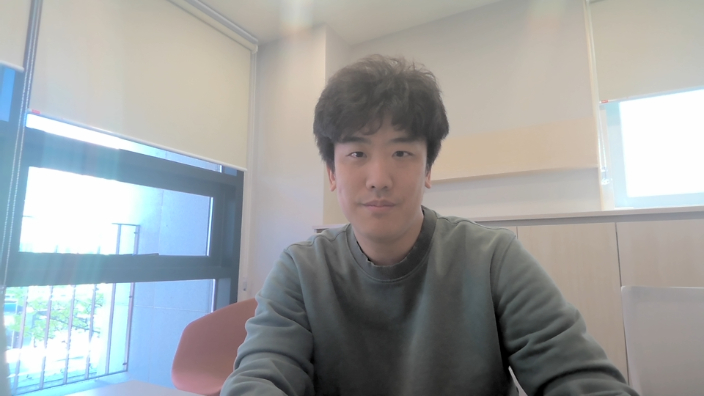
#> input picture registered_face.jpg, 704 x 396 px
$ python -i deepface_auth.py   (imports and definitions only)
#> lines starting #> are read from the running program, lines starting #| are printed output that depends on the picture
"""
Face verification module.

Policy:
- Retry in face flow for user/input issues (no face, photo/screen spoof suspicion, mismatch).
- Fallback to voice auth only for system-level failures.
"""
from __future__ import annotations

import io
import inspect
import logging
import os
import tempfile
import time
from pathlib import Path
from typing import Any

# DeepFace/TensorFlow compatibility guards
# [3 lines not run here, left out]

logger = logging.getLogger(__name__)

REGISTERED_FACE_PATH = str((Path(__file__).resolve().parent.parent / "registered_face.jpg"))
_prewarmed_models: set[str] = set()


def _face_model_name() -> str:
    return os.getenv("DEEPFACE_MODEL_NAME", "ArcFace")


def _face_fallback_model_name() -> str:
    return os.getenv("DEEPFACE_MODEL_FALLBACK", "VGG-Face")


def _face_detector_backend() -> str:
    return os.getenv("DEEPFACE_DETECTOR_BACKEND", "opencv")


def _face_detector_backends() -> list[str]:
    raw = os.getenv("DEEPFACE_DETECTOR_BACKENDS", "").strip()
    if raw:
        candidates = [x.strip() for x in raw.split(",") if x.strip()]
    else:
        # Multi-backend fallback improves detection stability on mobile/low light.
        preferred = _face_detector_backend().strip() or "opencv"
        candidates = [preferred, "retinaface", "mediapipe", "ssd"]

    # Always include legacy single backend var as fallback to keep compatibility.
    legacy = _face_detector_backend().strip()
    if legacy:
        candidates.append(legacy)

    deduped: list[str] = []
    seen: set[str] = set()
    for backend in candidates:
        key = backend.lower()
        if key in seen:
            continue
        seen.add(key)
        deduped.append(backend)
    return deduped or ["opencv"]


def _face_distance_metric() -> str:
    return os.getenv("DEEPFACE_DISTANCE_METRIC", "cosine")


DEFAULT_DISTANCE_THRESHOLDS: dict[tuple[str, str], float] = {
    ("vgg-face", "cosine"): 0.68,
    ("vgg-face", "euclidean"): 1.17,
    ("vgg-face", "euclidean_l2"): 1.17,
    ("facenet", "cosine"): 0.40,
    ("facenet", "euclidean"): 10.0,
    ("facenet", "euclidean_l2"): 0.80,
    ("arcface", "cosine"): 0.68,
    ("arcface", "euclidean"): 4.15,
    ("arcface", "euclidean_l2"): 1.13,
}

DEFAULT_HARD_MAX_THRESHOLDS: dict[tuple[str, str], float] = {
    # Conservative strict caps.
    ("vgg-face", "cosine"): 0.56,
    ("vgg-face", "euclidean_l2"): 0.86,
    ("arcface", "cosine"): 0.52,
    ("arcface", "euclidean_l2"): 0.92,
    ("facenet", "cosine"): 0.35,
}

SECONDARY_METRIC_BY_PRIMARY = {
    "cosine": "euclidean_l2",
    "euclidean_l2": "cosine",
    "euclidean": "cosine",
}


def _env_float(name: str, default: float) -> float:
    raw = os.getenv(name)
    if raw is None:
        return default
    try:
        return float(raw)
    except ValueError:
        logger.warning("Invalid float env %s=%s, use default %.4f", name, raw, default)
        return default


def _env_int(name: str, default: int) -> int:
    raw = os.getenv(name)
    if raw is None:
        return default
    try:
        return int(raw)
    except ValueError:
        logger.warning("Invalid int env %s=%s, use default %d", name, raw, default)
        return default


def _normalize_image_bytes_for_face(image_bytes: bytes) -> bytes:
    """
    Normalize camera captures for robust face detection:
    - EXIF orientation fix
    - RGB conversion
    - max-side resize
    - optional low-light brighten
    """
    try:
        from PIL import Image, ImageEnhance, ImageOps, ImageStat
    except Exception:
        return image_bytes

    try:
        with Image.open(io.BytesIO(image_bytes)) as img:
            img = ImageOps.exif_transpose(img)
            if img.mode != "RGB":
                img = img.convert("RGB")

            max_side = max(320, _env_int("DEEPFACE_MAX_SIDE", 1280))
            w, h = img.size
            current_max = max(w, h)
            if current_max > max_side:
                ratio = max_side / float(current_max)
                img = img.resize((int(w * ratio), int(h * ratio)), Image.Resampling.LANCZOS)

            if _env_bool("DEEPFACE_AUTO_BRIGHTEN", True):
                gray_mean = float(ImageStat.Stat(img.convert("L")).mean[0])
                target = _env_float("DEEPFACE_BRIGHTEN_TARGET", 95.0)
                if gray_mean < target:
                    factor = min(1.8, max(1.0, target / max(gray_mean, 1.0)))
                    img = ImageEnhance.Brightness(img).enhance(factor)
                    img = ImageEnhance.Contrast(img).enhance(1.05)

            out = io.BytesIO()
            quality = max(70, min(95, _env_int("DEEPFACE_JPEG_QUALITY", 90)))
            img.save(out, format="JPEG", quality=quality, optimize=True)
            return out.getvalue()
    except Exception as e:
        logger.info("Face image normalization skipped: %s", e)
        return image_bytes


# [34 lines left out: function _resolve_strict_threshold, not called in this run]


def _env_bool(name: str, default: bool) -> bool:
    raw = os.getenv(name)
    if raw is None:
        return default
    return raw.strip().lower() in {"1", "true", "yes", "on", "y"}


def _secondary_metric(primary_metric: str) -> str:
    return SECONDARY_METRIC_BY_PRIMARY.get(primary_metric.lower(), "cosine")


def _get_deepface():
    try:
        from deepface import DeepFace

        return DeepFace
    except Exception as e:
        logger.error("DeepFace import failed: %s", e)
        return None


def _elapsed_ms(start: float) -> int:
    return int((time.time() - start) * 1000)


# [20 lines left out: functions _retry_result, _fallback_result, not called in this run]


def _extract_faces_with_optional_antispoof(DeepFace: Any, img_path: str) -> tuple[bool, str, bool]:
    """
    Returns:
      (ok, reason, retryable)
      - retryable=True: stay in face flow and ask user to retry capture.
      - retryable=False: system issue, allow voice fallback.
    """
    try:
        sig = inspect.signature(DeepFace.extract_faces)
        supports_antispoof = "anti_spoofing" in sig.parameters
    except Exception:
        supports_antispoof = False
    liveness_soft_bypass = _env_bool("DEEPFACE_LIVENESS_SOFT_BYPASS", True)
    detector_backends = _face_detector_backends()
    saw_detection_miss = False
    hard_errors: list[str] = []

    for detector_backend in detector_backends:
        kwargs = {
            "img_path": img_path,
            "enforce_detection": True,
            "detector_backend": detector_backend,
            "align": True,
        }
        if supports_antispoof:
            kwargs["anti_spoofing"] = True

        try:
            faces = DeepFace.extract_faces(**kwargs)
        except Exception as e:
            msg = str(e).lower()
            if "face could not be detected" in msg or "no face" in msg:
                saw_detection_miss = True
                logger.info("extract_faces miss (%s): %s", detector_backend, e)
                continue
            hard_errors.append(f"{detector_backend}: {e}")
            logger.warning("extract_faces failed (%s): %s", detector_backend, e)
            continue

        if not faces:
            saw_detection_miss = True
            logger.info("extract_faces empty (%s)", detector_backend)
            continue

        face = faces[0] if isinstance(faces, list) else {}
        is_real = face.get("is_real")
        antispoof_score = face.get("antispoof_score", face.get("anti_spoof_score"))

        if is_real is False:
            if liveness_soft_bypass:
                # Anti-spoof can produce false negatives on glasses reflection.
                # Re-check without anti-spoof and continue only when a valid face is detected.
                try:
                    bypass_faces = DeepFace.extract_faces(
                        img_path=img_path,
                        enforce_detection=True,
                        detector_backend=detector_backend,
                        align=True,
                    )
                    if bypass_faces:
                        logger.warning(
                            "Liveness soft-bypass used (%s, score=%s). Verify stage remains strict.",
                            detector_backend,
                            antispoof_score,
                        )
                        return True, "", True
                except Exception as e:
                    logger.info("Liveness bypass check failed (%s): %s", detector_backend, e)

            if isinstance(antispoof_score, (float, int)):
                msg = f"실사 얼굴이 아닌 것으로 감지되었습니다(score={antispoof_score:.3f}). 실제 얼굴로 다시 인증해 주세요."
            else:
                msg = "실사 얼굴이 아닌 것으로 감지되었습니다. 실제 얼굴로 다시 인증해 주세요."
            return False, msg, True

        if not supports_antispoof:
            logger.warning("anti_spoofing is not supported in current DeepFace version.")

        return True, "", True

    if saw_detection_miss:
        return (
            False,
            "얼굴이 감지되지 않았습니다. 안경 반사를 줄이고 정면에서 다시 촬영해 주세요.",
            True,
        )

    if hard_errors:
        return False, "안면 검증 엔진 오류가 발생했습니다.", False

    return (
        False,
        "얼굴이 감지되지 않았습니다. 본인 얼굴이 화면 중앙에 오도록 다시 촬영해 주세요.",
        True,
    )


def prewarm_model() -> bool:
    """
    Preload deepface model to avoid first-request latency spikes.
    """
    DeepFace = _get_deepface()
    if DeepFace is None:
        return False

    requested = _face_model_name()
    fallback = _face_fallback_model_name()
    candidates = [requested]
    if fallback not in candidates:
        candidates.append(fallback)

    for model_name in candidates:
        if model_name in _prewarmed_models:
            return True
        try:
            DeepFace.build_model(model_name)
            _prewarmed_models.add(model_name)
            logger.info("DeepFace model prewarmed: %s", model_name)
            return True
        except Exception as e:
            logger.warning("DeepFace prewarm failed (%s): %s", model_name, e)

    return False


def verify_face_from_bytes(
    image_bytes: bytes,
    registered_image_path: str = REGISTERED_FACE_PATH,
) -> dict:
    """
    Compare camera frame against registered face with optional liveness pre-check.
    """
    start = time.time()

    if not Path(registered_image_path).exists():
        logger.warning("Registered face not found: %s", registered_image_path)
        return _fallback_result(start, "등록된 얼굴이 없습니다. 먼저 안면 등록을 진행해 주세요.")

    DeepFace = _get_deepface()
    if DeepFace is None:
        return _fallback_result(start, "안면 인식 모듈 로드 실패로 음성 인증으로 전환합니다.")

    # Best-effort warmup. Verification can still proceed if warmup fails.
    prewarm_model()
    requested_model_name = _face_model_name()
    fallback_model_name = _face_fallback_model_name()
    model_candidates = [requested_model_name]
    if fallback_model_name not in model_candidates:
        model_candidates.append(fallback_model_name)
    detector_backends = _face_detector_backends()
    distance_metric = _face_distance_metric()

    tmp_path = None
    tmp_registered_path = None
    try:
        probe_bytes = _normalize_image_bytes_for_face(image_bytes)
        registered_bytes = _normalize_image_bytes_for_face(Path(registered_image_path).read_bytes())

        with tempfile.NamedTemporaryFile(suffix=".jpg", delete=False) as tmp:
            tmp.write(probe_bytes)
            tmp_path = tmp.name

        with tempfile.NamedTemporaryFile(suffix=".jpg", delete=False) as tmp_registered:
            tmp_registered.write(registered_bytes)
            tmp_registered_path = tmp_registered.name

        ok, reason, retryable = _extract_faces_with_optional_antispoof(DeepFace, tmp_path)
        if not ok:
            logger.warning("Liveness/pre-check failed: %s", reason)
            if retryable:
                return _retry_result(start, reason)
            return _fallback_result(start, f"{reason} 음성 인증으로 전환합니다.")

        result = None
        used_model_name = requested_model_name
        last_verify_error = None
        used_detector_backend = detector_backends[0]
        for model_name in model_candidates:
            for detector_backend in detector_backends:
                try:
                    result = DeepFace.verify(
                        img1_path=tmp_path,
                        img2_path=tmp_registered_path or registered_image_path,
                        model_name=model_name,
                        detector_backend=detector_backend,
                        distance_metric=distance_metric,
                        enforce_detection=True,
                        silent=True,
                    )
                    used_model_name = model_name
                    used_detector_backend = detector_backend
                    if model_name != requested_model_name:
                        logger.warning("DeepFace verify fallback model used: %s", model_name)
                    if detector_backend != detector_backends[0]:
                        logger.warning("DeepFace verify fallback detector used: %s", detector_backend)
                    break
                except Exception as e:
                    last_verify_error = e
                    logger.warning("DeepFace verify failed (%s/%s): %s", model_name, detector_backend, e)
            if result is not None:
                break

        if result is None:
            raise RuntimeError(last_verify_error or "DeepFace verify failed")

        elapsed = _elapsed_ms(start)
        distance = float(result.get("distance", 1.0))
        strict_threshold = _resolve_strict_threshold(used_model_name, distance_metric, result)
        strict_pass = distance <= strict_threshold
        primary_verified = bool(result.get("verified") and strict_pass)
        final_verified = primary_verified

        # Optional second-pass metric cross-check to reduce false accepts.
        secondary_enabled = _env_bool("DEEPFACE_REQUIRE_SECONDARY_METRIC", True)
        secondary_metric = _secondary_metric(distance_metric)
        secondary_distance: float | None = None
        secondary_threshold: float | None = None
        secondary_verified = True

        if secondary_enabled:
            try:
                secondary_result = DeepFace.verify(
                    img1_path=tmp_path,
                    img2_path=tmp_registered_path or registered_image_path,
                    model_name=used_model_name,
                    detector_backend=used_detector_backend,
                    distance_metric=secondary_metric,
                    enforce_detection=True,
                    silent=True,
                )
                secondary_distance = float(secondary_result.get("distance", 1.0))
                secondary_threshold = _resolve_strict_threshold(
                    used_model_name,
                    secondary_metric,
                    secondary_result,
                )
                secondary_verified = bool(
                    secondary_result.get("verified")
                    and secondary_distance <= secondary_threshold
                )
            except Exception as e:
                # If secondary check engine fails, do not allow false accept.
                logger.warning("DeepFace secondary verify failed: %s", e)
                secondary_verified = False

        final_verified = primary_verified and secondary_verified

        if final_verified:
            logger.info(
                "Face verified (distance=%.4f <= threshold=%.4f, %dms, model=%s, metric=%s)",
                distance,
                strict_threshold,
                elapsed,
                used_model_name,
                distance_metric,
            )
            return {
                "verified": True,
                "distance": distance,
                "threshold": strict_threshold,
                "time_ms": elapsed,
                "fallback": False,
                "message": "인증 성공",
            }

        if result.get("verified") and not strict_pass:
            logger.warning(
                "Face strict reject: distance=%.4f threshold=%.4f model=%s metric=%s",
                distance,
                strict_threshold,
                used_model_name,
                distance_metric,
            )
            reject_payload = _retry_result(
                start,
                "등록된 사진과 일치도가 낮습니다. 정면에서 다시 인증해 주세요.",
                distance=distance,
            )
            reject_payload["threshold"] = strict_threshold
            return reject_payload

        if secondary_enabled and primary_verified and not secondary_verified:
            logger.warning(
                "Face secondary reject: primary %.4f<=%.4f(%s), secondary %.4f<=%.4f(%s) failed",
                distance,
                strict_threshold,
                distance_metric,
                secondary_distance if secondary_distance is not None else -1.0,
                secondary_threshold if secondary_threshold is not None else -1.0,
                secondary_metric,
            )
            reject_payload = _retry_result(
                start,
                "등록된 사진과 일치도가 낮습니다. 다른 사람일 수 있어 재인증이 필요합니다.",
                distance=distance,
            )
            reject_payload["threshold"] = strict_threshold
            return reject_payload

        logger.info("Face mismatch (distance=%.4f)", distance)
        result_payload = _retry_result(
            start,
            "등록된 사진과 다른 사람입니다. 다시 인증을 진행해 주세요.",
            distance=distance,
        )
        result_payload["threshold"] = strict_threshold
        return result_payload

    except Exception as e:
        msg = str(e).lower()
        logger.warning("Face verify error: %s", e)
        if "face could not be detected" in msg or "no face" in msg:
            return _retry_result(start, "얼굴이 감지되지 않았습니다. 본인 얼굴을 다시 촬영해 주세요.")
        return _fallback_result(start, "안면 인식 시스템 오류로 음성 인증으로 전환합니다.")
    finally:
        if tmp_path:
            try:
                Path(tmp_path).unlink(missing_ok=True)
            except Exception:
                pass
        if tmp_registered_path:
            try:
                Path(tmp_registered_path).unlink(missing_ok=True)
            except Exception:
                pass


# [9 lines left out: function register_face, not called in this run]

>>> import cv2
>>> picture = cv2.imread('../registered_face.jpg', cv2.IMREAD_GRAYSCALE)
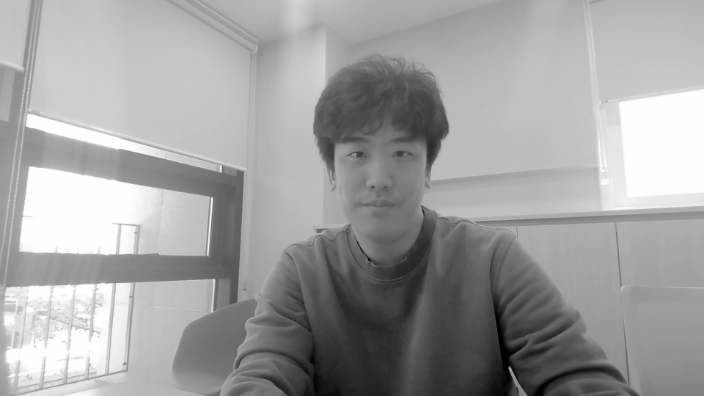
#> picture: shape (396, 704); min 0, max 255, mean 160.2
>>> result = verify_face_from_bytes(picture)
#> (the call stopped at in prewarm_model, `DeepFace.build_model(model_name)`: deepface is not available in this run)
#> (the run stopped early here; a loop or call above may not have finished)
